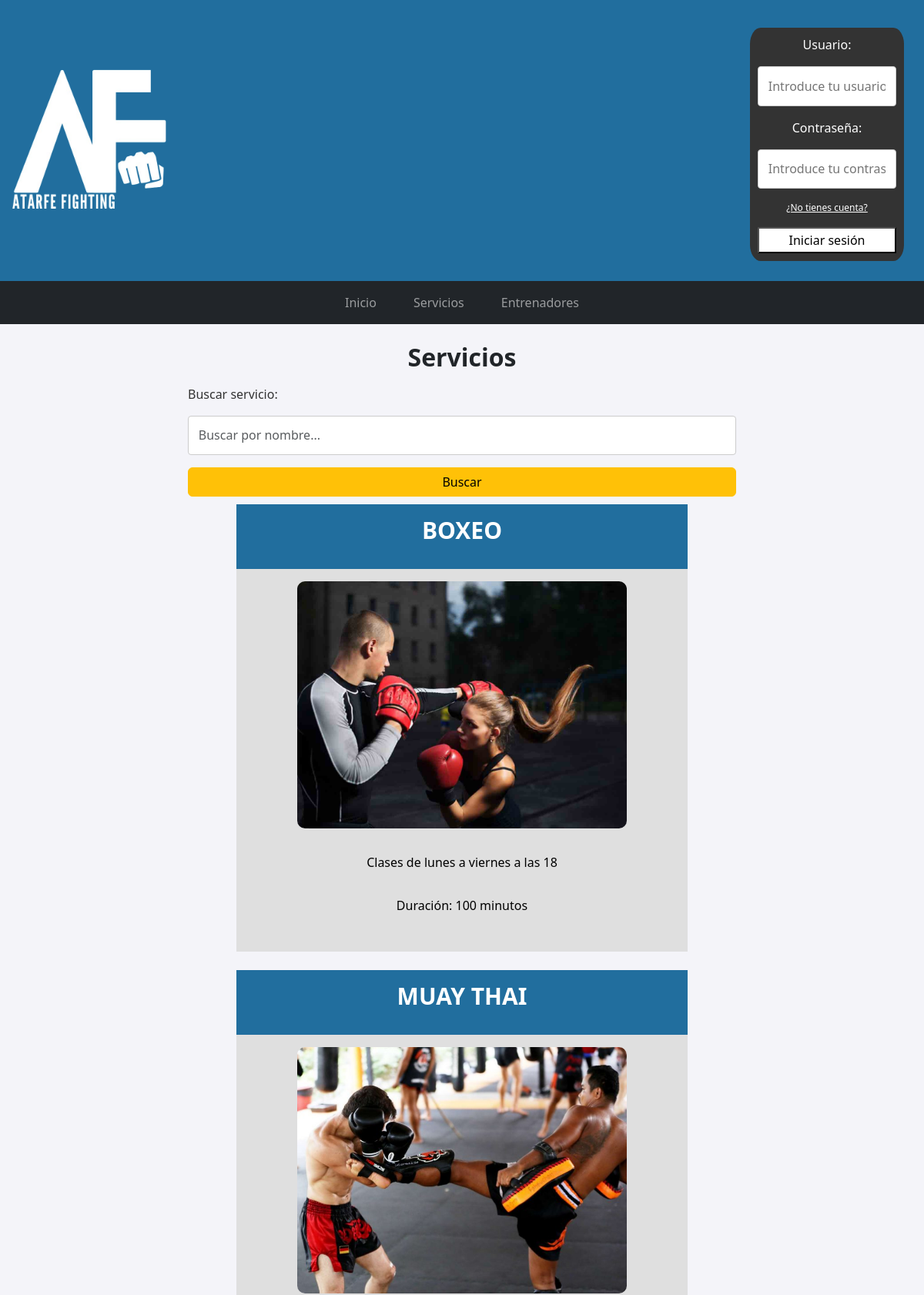
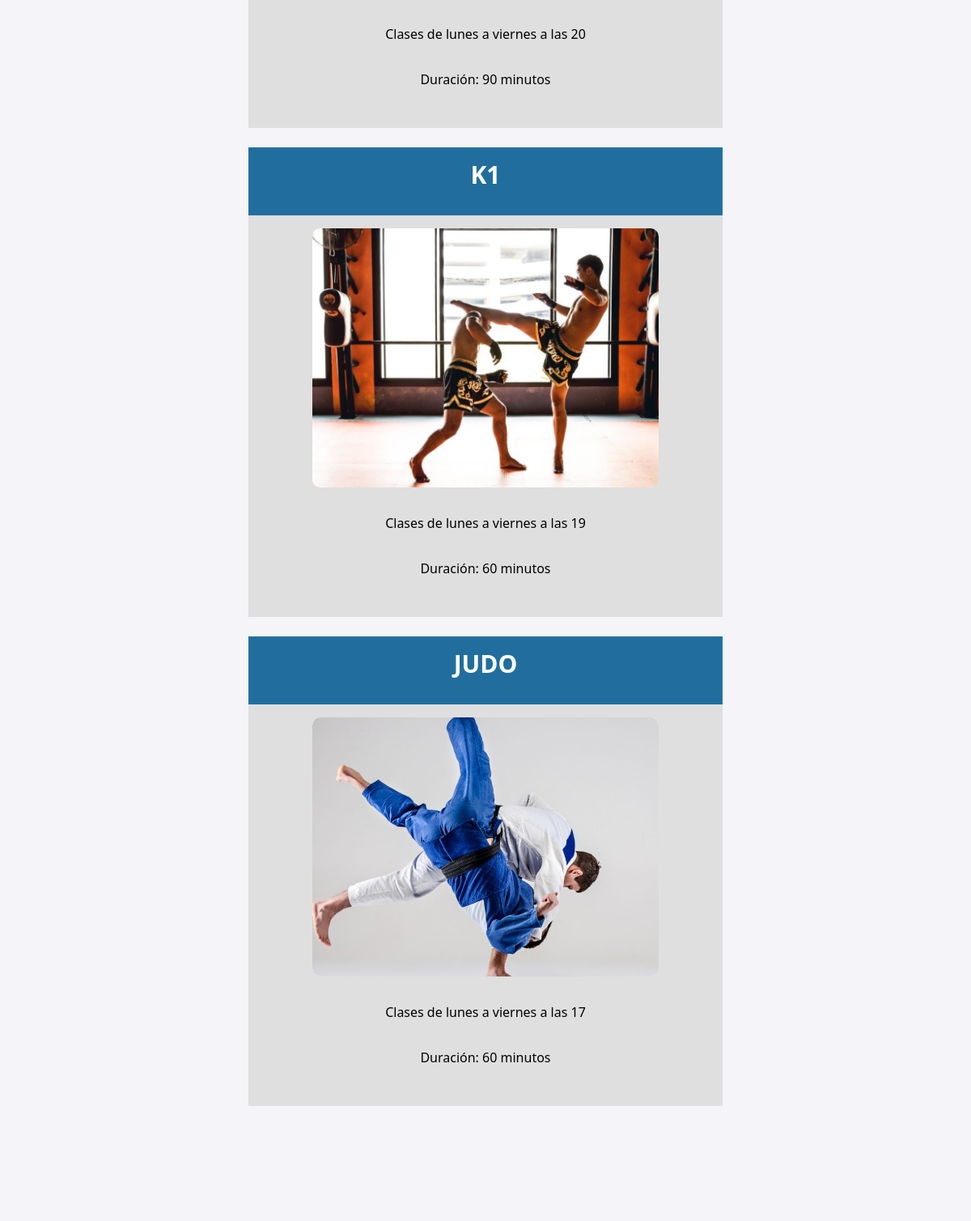
The app's page /php/servicio/servicios.php (upper part) with its own data (2 pictures, top to bottom).
### tables this page shows
CREATE TABLE `servicio` (
  `codigo_servicio` int(11) NOT NULL,
  `descripcion` varchar(255) NOT NULL,
  `precio` int(11) DEFAULT NULL,
  `duracion` int(11) DEFAULT NULL,
  `imagen` varchar(255) DEFAULT NULL
);

### php/servicio/servicios.php (the view, shortened to what this page needs)
<?php
include '../esencial/conexion.php';
?>
<!DOCTYPE html>
<html lang="es">
<head>
    <link rel="stylesheet" href="../../css/styles.css">
    <link rel="stylesheet" href="https://cdn.jsdelivr.net/npm/bootstrap@5.3.3/dist/css/bootstrap.min.css">
</head>
<body style="background:#f4f4f9">
    <?php include '../esencial/header.php' ?>
    <main>
        <h2>Servicios</h2>
        <form class="formbuscar" method="post" action="buscarservicio.php">
            <label for="busqueda">Buscar servicio:</label>
            <input class="form-control" type="text" id="busqueda" name="busqueda" placeholder="Buscar por nombre...">
            <button class="btn btn-warning" type="button|submit">Buscar</button>
        </form>
        <?php
        $query = "SELECT codigo_servicio, descripcion, duracion, imagen, precio FROM servicio";
        $stmt = $conexion->prepare($query);
        $stmt->execute();
        $stmt->bind_result($codigo_servicio, $descripcion, $duracion, $imagen, $precio);
        $contador = 0;
        if ($stmt->fetch()) {
            do {
                $contador++;
        ?>
                <div class="accordion" id="accordion<?php echo $contador ?>">
                    <header class="header" style="margin-left:10%;width:80%">
                        <h2 class='servicio-title' style="text-transform:uppercase;font"><?php echo $descripcion ?></h2>
                    </header>
                    <div style="background:#dfdfdf; margin-left:10%;width:80%" class="accordion-collapse" aria-labelledby="heading<?php echo $contador ?>" data-bs-parent="#accordionExample">
                        <div class="accordion-body" style="width:80%;margin-left: 10%;">
                            <div class='servicio-image' style="width:100%;"><img loading='lazy' src="<?php echo $imagen ?>" alt='<?php $descripcion ?>'></div>
                            <div class='servicio-content' style="text-align:center;width:auto">
                                <p class='servicio-timetable' style="color:black"> Clases de lunes a viernes a las <?php echo $precio ?></p>
                                <p style="color:black"> Duración: <?php echo $duracion ?> minutos </p>
                            </div>
                        </div>
                    </div>
                </div>
                <br>
        <?php
            } while ($stmt->fetch());
        } else {
            echo "<p>No hay noticias disponibles.</p>";
        }
        ?>
    </main>
</body>
</html>

### css/styles.css (style rules this page uses)
* { margin: 0; padding: 0; box-sizing: border-box; font-family: Markazi, "Helvetica Neue", Helvetica, Arial, ; }
body { line-height: 1.6; }
header { background-color: #216e9e; color: white; padding: 1rem; display: flex; justify-content: space-between; align-items: center; }
.servicio-image { width: 90%; overflow: hidden; }
.servicio-image img { width: 100%; height: 100%; background: white; min-width: 320px; min-height: 320px; object-fit: cover; transition: transform 0.3s ease; border-radius: 10px; }
.servicio-content { padding: 1rem; width: 60%; display: flex; flex-direction: column; justify-content: center; }
.servicio-title { font-size: 30px; color: white; width: 100%; text-align: center; }
.servicio-content p { font-size: 1rem; color: white; margin: 0.5rem 0; }
main { background: #f4f4f9; width: 65%; padding-bottom: auto; margin: 0px auto; padding: 2%; padding-bottom: 10%; }
main p { font-size: 1rem; padding: 0.5rem; color: black; border: 0; border-radius: 4px; margin-bottom: 1rem; }
main h2 { font-weight: bold; font-size: 2rem; margin-bottom: 1rem; font-weight: bold; text-align: center; }
h2 { color: #333; }
form { display: flex; flex-direction: column; gap: 1rem; margin: 10px; }
form label { color: #333; }
form input[type="text"], form input[type="email"], form input[type="password"], form input[type="number"], form textarea { width: 100%; padding: 0.8rem; border: 1px solid #ccc; border-radius: 4px; font-size: 1rem; }
p { font-size: 1rem; padding: 0.5rem; color: #155724; border: 1px solid #c3e6cb; border-radius: 4px; margin-bottom: 1rem; }

### records on screen
servicio: descripcion "BOXEO", imagen (picture), precio "18", duracion "100"
servicio: descripcion "MUAY THAI", imagen (picture), precio "20", duracion "90"
servicio: descripcion "K1", imagen (picture), precio "19", duracion "60"
servicio: descripcion "JUDO", imagen (picture), precio "17", duracion "60"
